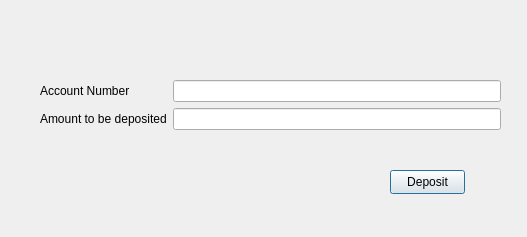
<?xml version="1.0" encoding="UTF-8"?>
<ui version="4.0">
 <class>DepositMoney</class>
 <widget class="QDialog" name="DepositMoney">
  <property name="geometry">
   <rect>
    <x>0</x>
    <y>0</y>
    <width>527</width>
    <height>237</height>
   </rect>
  </property>
  <property name="windowTitle">
   <string>Dialog</string>
  </property>
  <widget class="QWidget" name="formLayoutWidget">
   <property name="geometry">
    <rect>
     <x>40</x>
     <y>80</y>
     <width>461</width>
     <height>71</height>
    </rect>
   </property>
   <layout class="QFormLayout" name="formLayout">
    <item row="0" column="0">
     <widget class="QLabel" name="label">
      <property name="text">
       <string>Account Number</string>
      </property>
     </widget>
    </item>
    <item row="0" column="1">
     <widget class="QLineEdit" name="accountNumberlineEdit"/>
    </item>
    <item row="1" column="0">
     <widget class="QLabel" name="label_2">
      <property name="text">
       <string>Amount to be deposited</string>
      </property>
     </widget>
    </item>
    <item row="1" column="1">
     <widget class="QLineEdit" name="depositAmountlineEdit"/>
    </item>
   </layout>
  </widget>
  <widget class="QPushButton" name="depositButton">
   <property name="geometry">
    <rect>
     <x>390</x>
     <y>170</y>
     <width>75</width>
     <height>24</height>
    </rect>
   </property>
   <property name="text">
    <string>Deposit</string>
   </property>
  </widget>
 </widget>
 <resources/>
 <connections/>
</ui>
